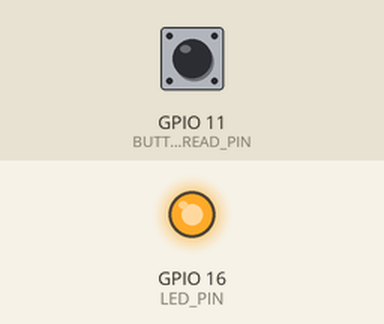
A program run on a simulated ESP32-S3. On the bench: output pins drawn as LEDs (lit = HIGH). Dashed ring = blinking. The test bench sets the inputs (shaded band); at power-on: GPIO 11 (BUTTON_READ_PIN) LOW.

Above: at 1.2 s.
1.3 s: GPIO 11 (BUTTON_READ_PIN) pulled HIGH for 0.15 s
At 2.4 s:
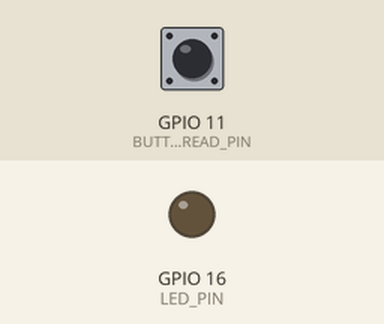
2.9 s: GPIO 11 (BUTTON_READ_PIN) pulled HIGH for 1 s
At 3.3 s:
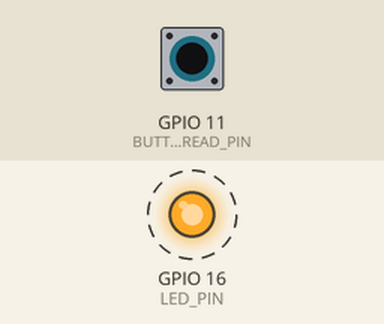
6.9 s: GPIO 11 (BUTTON_READ_PIN) pulled HIGH for 3.2 s
At 7.9 s:
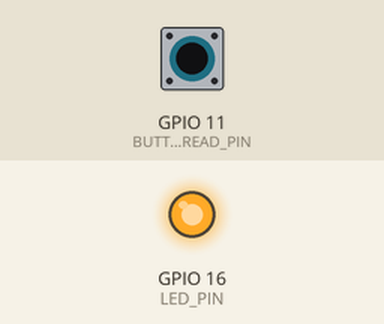
Timing chart, 0 to 9.9 s (numbered marks = the images above; inputs shaded):
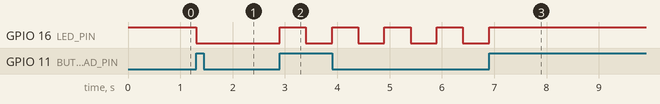

The program:

main.cpp
```cpp
#include <Arduino.h>
#include "Led.hpp"

void BlinkLogic();
void IRAM_ATTR onButtonInterrupt();

unsigned long startTime = 0;
unsigned long blinkStartTime = 0;

LedState  state = LedState::OFF;
GpioConfig config;
Led led;
BlinkMode blinkMode = BlinkMode::ALWAYS_ON;

volatile bool button_pressed = false;
uint32_t last_debounce_time = 0;

void setup() {

  led.init(config);

  attachInterrupt(
    digitalPinToInterrupt(config.BUTTON_READ_PIN),
    onButtonInterrupt,
    RISING);
}

void loop() {

  if(button_pressed)
  {
    button_pressed = false;

    //debounce the button press
    uint32_t current_time = millis();

    if (current_time - last_debounce_time >= config.DEBOUNCE_MS)
    {
        last_debounce_time = current_time;

        // Cycle through the blink modes
        blinkMode = static_cast<BlinkMode>((blinkMode + 1) % 3);
    }
  }

  // Handle the LED state based on the current blink mode
  if(blinkMode == BlinkMode::ALWAYS_ON)
  {
    state = LedState::ON;
    led.set(config, state);
  }
  else if(blinkMode == BlinkMode::ALWAYS_OFF)
  {
    state = LedState::OFF;
    led.set(config, state);
  }
  else if(blinkMode == BlinkMode::BLINK)
  {
    BlinkLogic();
  }
}

void IRAM_ATTR onButtonInterrupt()
{
    button_pressed = true;
}

void BlinkLogic()
{
  if (millis() - blinkStartTime >= config.blinkInterval){

    state = (state == LedState ::ON)
      ? LedState ::OFF
      : LedState ::ON;

    led.set(config, state);

    blinkStartTime = millis();
  }
}
```

Led.cpp
```cpp
#include <Arduino.h>
#include "Led.hpp"

void Led::init(const GpioConfig& config){
    pinMode(config.LED_PIN, OUTPUT);
    pinMode(config.BUTTON_READ_PIN, INPUT_PULLDOWN);
}

void Led::set(const GpioConfig& config, LedState state){
    if(state == LedState ::ON) {

      digitalWrite(config.LED_PIN, HIGH);
    }
    else {
      digitalWrite(config.LED_PIN, LOW);
    }
}
```

Led.hpp
```cpp
#include <cstdint>

struct GpioConfig
{
  static constexpr uint8_t BUTTON_READ_PIN = 11;
  static constexpr uint8_t LED_PIN = 16;
  static constexpr uint16_t blinkInterval = 500;
  static constexpr uint8_t DEBOUNCE_MS = 60;
};

enum BlinkMode
{
  ALWAYS_ON,
  ALWAYS_OFF,
  BLINK
};

enum class LedState
{
  ON,
  OFF
};

class Led{

  public:
    void init(const GpioConfig& config);
    void set(const GpioConfig& config, LedState state);
};
```

Measured:
- after the input at 1.3 s, GPIO 16 (LED_PIN): HIGH → LOW at once
- after the input at 2.9 s, GPIO 16 (LED_PIN): alternates HIGH for 0.50 s and LOW for 0.50 s, starting at once
- after the input at 6.9 s, GPIO 16 (LED_PIN): goes on until 6.9 s, then stays HIGH
